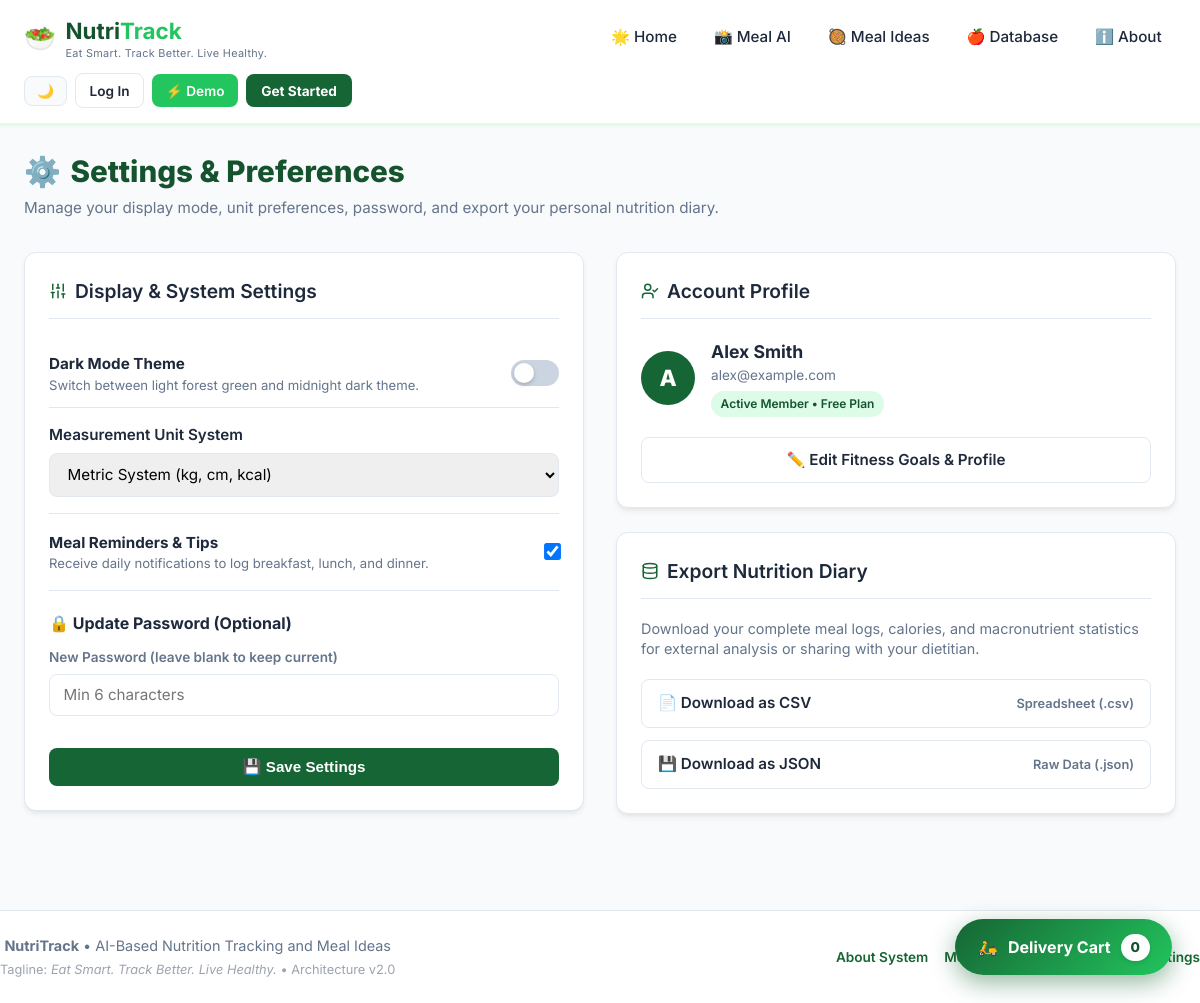
The page /settings on the database its author committed.
### tables this page shows
CREATE TABLE user_preferences (
            id INTEGER PRIMARY KEY AUTOINCREMENT,
            user_id INTEGER UNIQUE NOT NULL,
            dark_mode INTEGER DEFAULT 0,
            unit_system TEXT DEFAULT 'metric',
            email_reminders INTEGER DEFAULT 1,
            updated_at TIMESTAMP DEFAULT CURRENT_TIMESTAMP,
            FOREIGN KEY (user_id) REFERENCES users(id) ON DELETE CASCADE
        );

CREATE TABLE users (
            id INTEGER PRIMARY KEY AUTOINCREMENT,
            email TEXT UNIQUE NOT NULL,
            password_hash TEXT NOT NULL,
            name TEXT NOT NULL,
            created_at TIMESTAMP DEFAULT CURRENT_TIMESTAMP
        );

### app.py (the view, shortened to what this page needs)
@app.route("/settings", methods=["GET", "POST"])
def settings_view():
    user_id = session.get("user_id", 1)
    user = database.get_user_by_id(user_id)
    pref = database.get_user_preferences(user_id)
    profile = database.get_profile(user_id=user_id)
    return render_template(
        "settings.html",
        user=user,
        pref=pref,
        profile=profile,
        active_page="settings"
    )

### app.py (called while the page is built)
@app.context_processor
def inject_user_context():
    user_id = session.get("user_id")
    current_user = None
    user_pref = {"dark_mode": 0, "unit_system": "metric", "email_reminders": 1}
    if user_id:
        current_user = database.get_user_by_id(user_id)
        user_pref = database.get_user_preferences(user_id)
    return {
        "current_user": current_user,
        "is_logged_in": current_user is not None,
        "user_pref": user_pref,
        "today_date": date.today().isoformat()
    }

### database.py (called while the page is built)
def get_db_connection():
    conn = sqlite3.connect(DB_PATH)
    conn.row_factory = sqlite3.Row
    return conn

def get_profile(user_id=1):
    init_db()
    conn = get_db_connection()
    profile = conn.execute("SELECT * FROM user_profiles WHERE user_id = ?", (user_id,)).fetchone()
    if not profile:
        profile = conn.execute("SELECT * FROM user_profile WHERE id = ?", (user_id,)).fetchone()
    if not profile:
        profile = conn.execute("SELECT * FROM user_profile WHERE id = 1").fetchone()
    conn.close()
    return profile

def get_user_by_id(user_id):
    init_db()
    conn = get_db_connection()
    cursor = conn.cursor()
    cursor.execute("SELECT id, name, email, created_at FROM users WHERE id = ?", (user_id,))
    row = cursor.fetchone()
    conn.close()
    return dict(row) if row else None

def get_user_preferences(user_id=1):
    init_db()
    conn = get_db_connection()
    cursor = conn.cursor()
    cursor.execute("SELECT * FROM user_preferences WHERE user_id = ?", (user_id,))
    row = cursor.fetchone()
    conn.close()
    if row:
        return dict(row)
    return {"dark_mode": 0, "unit_system": "metric", "email_reminders": 1}

### templates/settings.html (shortened to what this page needs)
{% extends "base.html" %}
{% block content %}
<div class="page-header" style="margin-bottom: 2rem;">
    <h1 style="color: var(--primary-dark); font-size: 1.85rem; font-weight: 800; display: flex; align-items: center; gap: 0.6rem;">
        <span>⚙️</span> Settings & Preferences
    </h1>
    <p style="color: var(--text-muted); font-size: 0.95rem; margin-top: 0.25rem;">
        Manage your display mode, unit preferences, password, and export your personal nutrition diary.
    </p>
</div>
<div class="grid-2" style="gap: 2rem;">
    <div>
        <div class="card" style="padding: 1.5rem; margin-bottom: 1.5rem;">
            <div class="card-header" style="margin-bottom: 1.25rem; border-bottom: 1px solid var(--border); padding-bottom: 0.75rem;">
                <h2 class="card-title" style="font-size: 1.2rem; color: var(--text-dark); display: flex; align-items: center; gap: 0.5rem;">
                    <i data-lucide="sliders" style="width: 18px; height: 18px; color: var(--primary);"></i> Display & System Settings
                </h2>
            </div>
            <form method="POST" action="{{ url_for('settings_view') }}">
                <div style="display: flex; justify-content: space-between; align-items: center; padding: 0.75rem 0; border-bottom: 1px solid var(--border);">
                    <div>
                        <strong style="color: var(--text-dark); font-size: 0.95rem;">Dark Mode Theme</strong>
                        <p style="color: var(--text-muted); font-size: 0.82rem; margin: 0;">Switch between light forest green and midnight dark theme.</p>
                    </div>
                    <label style="position: relative; display: inline-block; width: 48px; height: 26px;">
                        <span style="position: absolute; cursor: pointer; top: 0; left: 0; right: 0; bottom: 0; background-color: {% if pref.dark_mode %}var(--primary){% else %}#cbd5e1{% endif %}; transition: .3s; border-radius: 26px;" id="dark_mode_slider">
                            <span style="position: absolute; content: ''; height: 20px; width: 20px; left: {% if pref.dark_mode %}25px{% else %}3px{% endif %}; bottom: 3px; background-color: white; transition: .3s; border-radius: 50%; box-shadow: 0 2px 4px rgba(0,0,0,0.2);" id="dark_mode_knob"></span>
                        </span>
                    </label>
                </div>
                <div style="padding: 1rem 0; border-bottom: 1px solid var(--border);">
                    <label for="unit_system" style="font-weight: 600; font-size: 0.95rem; color: var(--text-dark); display: block; margin-bottom: 0.35rem;">
                        Measurement Unit System
                    </label>
                    <select id="unit_system" name="unit_system" class="form-control">
                        <option value="metric" {% if pref.unit_system == 'metric' %}selected{% endif %}>Metric System (kg, cm, kcal)</option>
                    </select>
                </div>
                <div style="display: flex; justify-content: space-between; align-items: center; padding: 1rem 0; border-bottom: 1px solid var(--border);">
                    <div>
                        <strong style="color: var(--text-dark); font-size: 0.95rem;">Meal Reminders & Tips</strong>
                        <p style="color: var(--text-muted); font-size: 0.82rem; margin: 0;">Receive daily notifications to log breakfast, lunch, and dinner.</p>
                    </div>
                    <input type="checkbox" name="email_reminders" value="1" {% if pref.email_reminders %}checked{% endif %} style="transform: scale(1.3); cursor: pointer;">
                </div>
                <div style="padding-top: 1.25rem;">
                    <h3 style="font-size: 1rem; font-weight: 700; color: var(--text-dark); margin-bottom: 0.75rem;">
                        🔒 Update Password (Optional)
                    </h3>
                    <div class="form-group" style="margin-bottom: 0.75rem;">
                        <label for="new_password" style="font-size: 0.85rem; color: var(--text-muted);">New Password (leave blank to keep current)</label>
                        <input type="password" id="new_password" name="new_password" class="form-control" placeholder="Min 6 characters">
                    </div>
                </div>
                <button type="submit" class="btn btn-primary" style="width: 100%; margin-top: 1.25rem;">
                    💾 Save Settings
                </button>
            </form>
        </div>
    </div>
    <div>
        <div class="card" style="padding: 1.5rem; margin-bottom: 1.5rem;">
            <div class="card-header" style="margin-bottom: 1.25rem; border-bottom: 1px solid var(--border); padding-bottom: 0.75rem;">
                <h2 class="card-title" style="font-size: 1.2rem; color: var(--text-dark); display: flex; align-items: center; gap: 0.5rem;">
                    <i data-lucide="user-check" style="width: 18px; height: 18px; color: var(--primary);"></i> Account Profile
                </h2>
            </div>
            <div style="display: flex; align-items: center; gap: 1rem; margin-bottom: 1.25rem;">
                <div style="width: 54px; height: 54px; border-radius: 50%; background: var(--primary); color: #fff; font-weight: 800; font-size: 1.4rem; display: flex; align-items: center; justify-content: center;">
                    {{ (user.name[0] if user and user.name else 'U')|upper }}
                </div>
                <div>
                    <h3 style="margin: 0; font-size: 1.1rem; color: var(--text-dark);">{{ user.name if user else 'Demo User' }}</h3>
                    <p style="margin: 0; color: var(--text-muted); font-size: 0.85rem;">{{ user.email if user else 'user@nutritrack.app' }}</p>
                    <span class="badge" style="background: var(--primary-light); color: var(--primary-dark); font-size: 0.75rem; margin-top: 0.35rem; display: inline-block;">
                        Active Member &bull; Free Plan
                    </span>
                </div>
            </div>
            <a href="{{ url_for('profile_view') }}" class="btn btn-outline" style="width: 100%; text-align: center; display: block;">
                ✏️ Edit Fitness Goals & Profile
            </a>
        </div>
        <div class="card" style="padding: 1.5rem;">
            <div class="card-header" style="margin-bottom: 1.25rem; border-bottom: 1px solid var(--border); padding-bottom: 0.75rem;">
                <h2 class="card-title" style="font-size: 1.2rem; color: var(--text-dark); display: flex; align-items: center; gap: 0.5rem;">
                    <i data-lucide="database" style="width: 18px; height: 18px; color: var(--primary);"></i> Export Nutrition Diary
                </h2>
            </div>
            <p style="color: var(--text-muted); font-size: 0.9rem; margin-bottom: 1.25rem; line-height: 1.4;">
                Download your complete meal logs, calories, and macronutrient statistics for external analysis or sharing with your dietitian.
            </p>
            <div style="display: flex; flex-direction: column; gap: 0.75rem;">
                <a href="{{ url_for('export_diary', format='csv') }}" class="btn btn-outline" style="display: flex; justify-content: space-between; align-items: center; padding: 0.75rem 1rem;">
                    <span style="display: flex; align-items: center; gap: 0.5rem; font-weight: 600;">
                        📄 Download as CSV
                    </span>
                    <span style="font-size: 0.8rem; color: var(--text-muted);">Spreadsheet (.csv)</span>
                </a>
                <a href="{{ url_for('export_diary', format='json') }}" class="btn btn-outline" style="display: flex; justify-content: space-between; align-items: center; padding: 0.75rem 1rem;">
                    <span style="display: flex; align-items: center; gap: 0.5rem; font-weight: 600;">
                        💾 Download as JSON
                    </span>
                    <span style="font-size: 0.8rem; color: var(--text-muted);">Raw Data (.json)</span>
                </a>
            </div>
        </div>
    </div>
</div>
{% endblock %}

### static/css/style.css (style rules this page uses)
:root { --primary: #166534; --primary-dark: #14532d; --primary-light: #dcfce7; --secondary: #22c55e; --secondary-light: #f0fdf4; --accent: #dcfce7; --text-dark: #1e293b; --text-muted: #64748b; --border: #e2e8f0; --card-bg: #ffffff; --bg-light: #f8fafc; --danger: #ef4444; --success: #16a34a; --warning: #f59e0b; --radius: 12px; --shadow: 0 4px 6px -1px rgba(0, 0, 0, 0.07), 0 2px 4px -2px rgba(0, 0, 0, 0.05); --shadow-lg: 0 10px 15px -3px rgba(0, 0, 0, 0.1), 0 4px 6px -4px rgba(0, 0, 0, 0.05); }
* { box-sizing: border-box; margin: 0; padding: 0; }
body { font-family: 'Inter', -apple-system, BlinkMacSystemFont, "Segoe UI", Roboto, sans-serif; background-color: var(--bg-light); color: var(--text-dark); line-height: 1.5; min-height: 100vh; display: flex; flex-direction: column; }
.page-header { margin-bottom: 2rem; }
.page-header h1 { font-size: 1.85rem; color: var(--primary-dark); font-weight: 700; display: flex; align-items: center; gap: 0.5rem; }
.page-header p { color: var(--text-muted); font-size: 1rem; margin-top: 0.25rem; }
.card { background: var(--card-bg); border-radius: var(--radius); padding: 1.5rem; box-shadow: var(--shadow); border: 1px solid var(--border); margin-bottom: 1.5rem; }
.card-header { border-bottom: 1px solid var(--border); padding-bottom: 0.85rem; margin-bottom: 1.25rem; display: flex; justify-content: space-between; align-items: center; }
.card-title { font-size: 1.25rem; font-weight: 600; color: var(--primary-dark); display: flex; align-items: center; gap: 0.5rem; }
.grid-2 { display: grid; grid-template-columns: 1fr 1fr; gap: 1.5rem; }
.btn { display: inline-flex; align-items: center; justify-content: center; gap: 0.4rem; font-weight: 600; font-size: 0.95rem; padding: 0.65rem 1.25rem; border-radius: 8px; border: none; cursor: pointer; text-decoration: none; transition: all 0.2s ease; }
.btn-primary { background-color: var(--primary); color: #ffffff; }
.btn-outline { background-color: transparent; border: 1.5px solid var(--border); color: var(--text-dark); }
.form-group { margin-bottom: 1.25rem; }
.form-group label { display: block; font-weight: 600; font-size: 0.9rem; margin-bottom: 0.4rem; color: var(--text-dark); }
.form-control { width: 100%; padding: 0.65rem 0.85rem; border: 1.5px solid var(--border); border-radius: 8px; font-size: 0.95rem; transition: border-color 0.2s ease; font-family: inherit; }
.badge { display: inline-block; padding: 0.25rem 0.6rem; font-size: 0.75rem; font-weight: 600; border-radius: 9999px; text-transform: capitalize; }

### rows shown on the page
user_preferences: unit_system "Metric System (kg, cm, kcal)", email_reminders "☑"
users: name "A", name "Alex Smith", email "alex@example.com"
